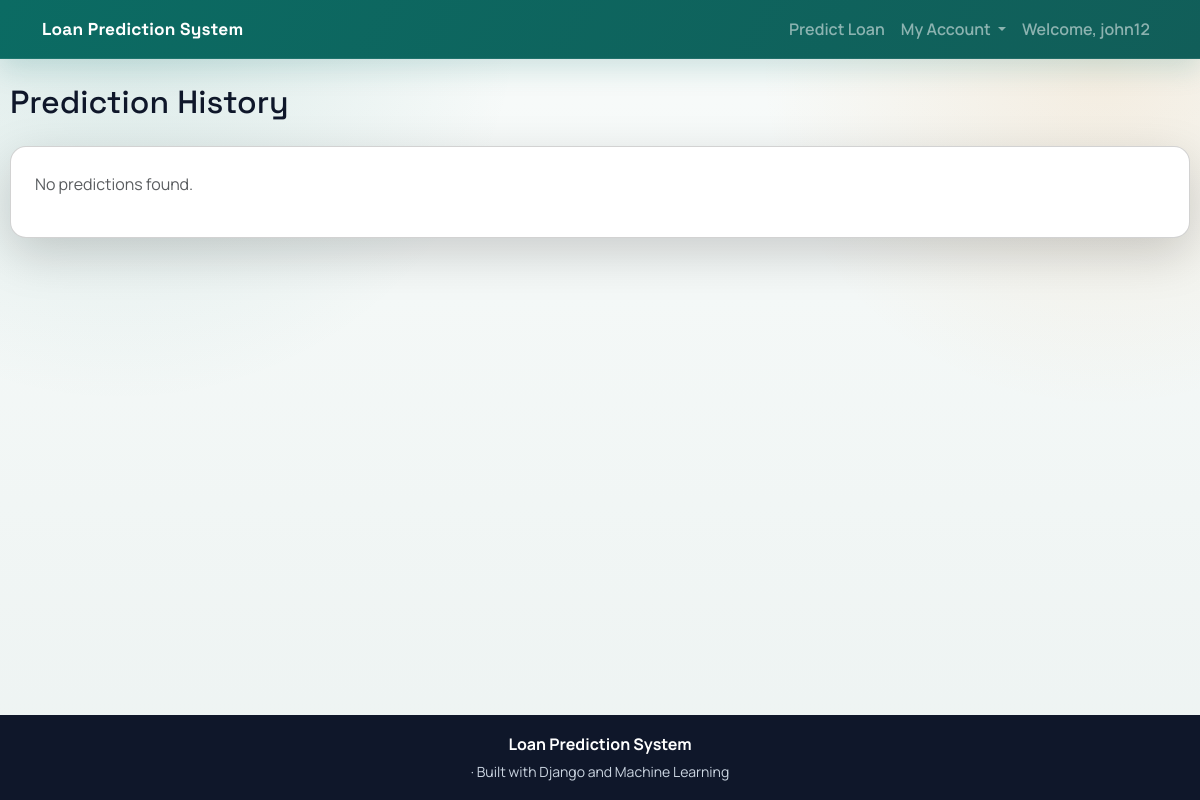
Page /prediction-history/ (signed in) on the earlier database version.
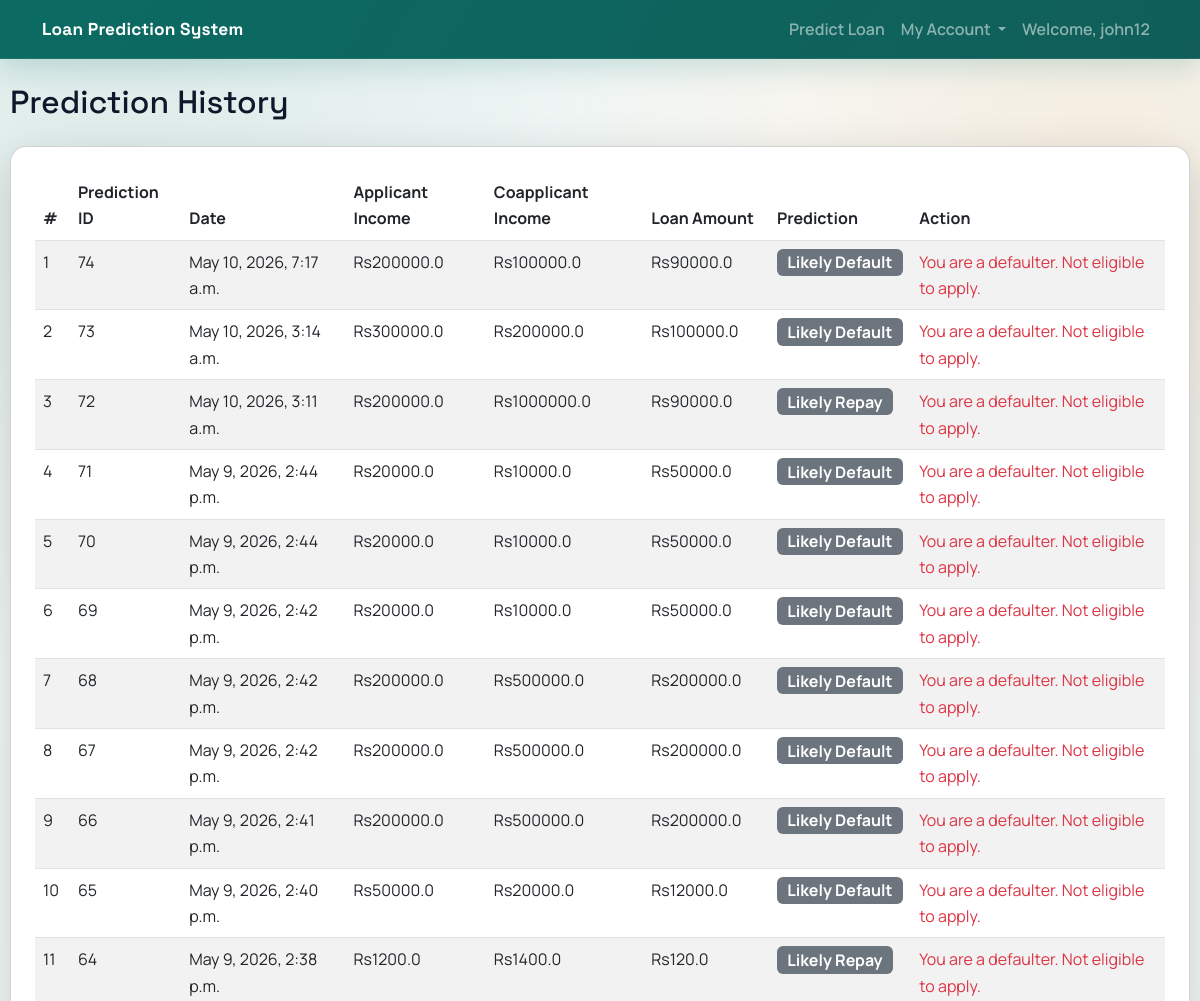
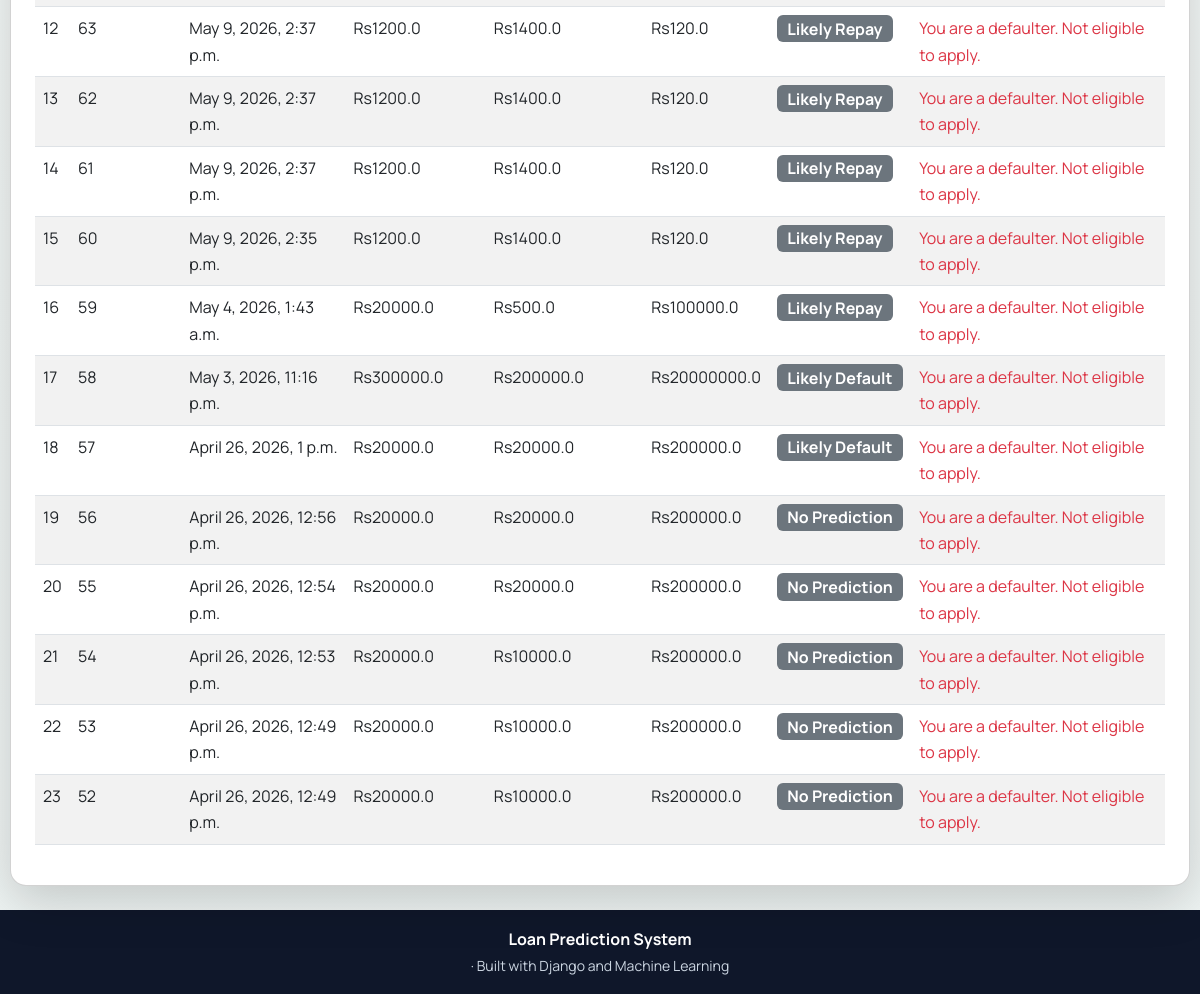
Same page on the later database version (2 pictures, top to bottom).
### predictions/models.py (models this page shows, shortened)
class LoanApplication(models.Model):
    user = models.ForeignKey(User, null=True, blank=True, on_delete=models.SET_NULL)
    gender = models.CharField(max_length=20)
    married = models.CharField(max_length=10)
    dependents = models.CharField(max_length=10)
    education = models.CharField(max_length=20)
    self_employed = models.CharField(max_length=10)
    applicant_income = models.FloatField()
    coapplicant_income = models.FloatField()
    loan_amount = models.FloatField()
    loan_amount_term = models.FloatField(null=True, blank=True)
    credit_history = models.IntegerField(null=True, blank=True)
    property_area = models.CharField(max_length=20)
    created_at = models.DateTimeField(auto_now_add=True)
    class Meta:
        ordering = ['-created_at']
        verbose_name_plural = "Loan Applications"

### predictions/views.py (the view)
# urls.py: path('prediction-history/', views.prediction_history, name='prediction_history'),
@login_required
def prediction_history(request: HttpRequest) -> HttpResponse:
    predictions = LoanApplication.objects.filter(user=request.user)
    config = PredictionConfig.objects.first()
    threshold = config.threshold if config else 0.65
    for p in predictions:
        if hasattr(p, 'prediction') and p.prediction is not None:
            p.predicted_status = "Likely Default" if p.prediction.probability > threshold else "Likely Repay"
        else:
            p.predicted_status = "No Prediction"
    logger.info(f"Retrieved prediction history for {request.user.username}: {len(predictions)} records")
    return render(request, "predictions/prediction_history.html", {"predictions": predictions})

### predictions/templates/predictions/prediction_history.html
{% extends 'predictions/base.html' %}
{% block content %}
<h2 class="mb-4">Prediction History</h2>
<div class="card shadow-lg p-4 rounded-4">
    {% if predictions %}
        <table class="table table-striped">
            <thead>
                <tr>
                    <th>#</th>
                    <th>Prediction ID</th>
                    <th>Date</th>
                    <th>Applicant Income</th>
                    <th>Coapplicant Income</th>
                    <th>Loan Amount</th>
                    <th>Prediction</th>
                    <th>Action</th>
                </tr>
            </thead>
            <tbody>
                {% for p in predictions %}
                <tr>
                    <td>{{ forloop.counter }}</td>
                    <td>{{ p.id }}</td>
                    <td>{{ p.created_at }}</td>
                    <td>Rs{{ p.applicant_income }}</td>
                    <td>Rs{{ p.coapplicant_income }}</td>
                    <td>Rs{{ p.loan_amount }}</td>
                    <td>
                {% if p.predicted_status == "Defaulter" %}
                    <span class="badge bg-danger fs-6">{{ p.predicted_status }}</span>
                {% elif p.predicted_status == "Non-defaulter" %}
                    <span class="badge bg-success fs-6">{{ p.predicted_status }}</span>
                {% else %}
                    <span class="badge bg-secondary fs-6">{{ p.predicted_status }}</span>
                {% endif %}
            </td>
                 <td>
    {% if p.predicted_status == "Non-defaulter" %}
        {% if p.loanapplicationformdata_set.exists %}
            <span class="text-muted">Already Applied</span>
        {% else %}
            <a href="{% url 'apply_loan' %}?prediction={{ p.id }}"
               class="btn btn-sm btn-primary">
                Apply
            </a>
        {% endif %}
    {% else %}
        <span class="text-danger">You are a defaulter. Not eligible to apply.</span>
    {% endif %}
</td>
                </tr>
                {% endfor %}
            </tbody>
        </table>
    {% else %}
        <p class="text-muted">No predictions found.</p>
    {% endif %}
</div>
{% endblock %}

Differences in the rows shown:
added LoanApplication: id "74", created_at "May 10, 2026, 7:17 a.m.", applicant_income "200000.0", coapplicant_income "100000.0", loan_amount "90000.0", predicted_status "Likely Default", shows "You are a defaulter. Not eligible to apply."
added LoanApplication: id "73", created_at "May 10, 2026, 3:14 a.m.", applicant_income "300000.0", coapplicant_income "200000.0", loan_amount "100000.0", predicted_status "Likely Default", shows "You are a defaulter. Not eligible to apply."
added LoanApplication: id "72", created_at "May 10, 2026, 3:11 a.m.", applicant_income "200000.0", coapplicant_income "1000000.0", loan_amount "90000.0", predicted_status "Likely Repay", shows "You are a defaulter. Not eligible to apply."
added LoanApplication: id "71", created_at "May 9, 2026, 2:44 p.m.", applicant_income "20000.0", coapplicant_income "10000.0", loan_amount "50000.0", predicted_status "Likely Default", shows "You are a defaulter. Not eligible to apply."
added LoanApplication: id "70", created_at "May 9, 2026, 2:44 p.m.", applicant_income "20000.0", coapplicant_income "10000.0", loan_amount "50000.0", predicted_status "Likely Default", shows "You are a defaulter. Not eligible to apply."
added LoanApplication: id "69", created_at "May 9, 2026, 2:42 p.m.", applicant_income "20000.0", coapplicant_income "10000.0", loan_amount "50000.0", predicted_status "Likely Default", shows "You are a defaulter. Not eligible to apply."
added LoanApplication: id "68", created_at "May 9, 2026, 2:42 p.m.", applicant_income "200000.0", coapplicant_income "500000.0", loan_amount "200000.0", predicted_status "Likely Default", shows "You are a defaulter. Not eligible to apply."
added LoanApplication: id "67", created_at "May 9, 2026, 2:42 p.m.", applicant_income "200000.0", coapplicant_income "500000.0", loan_amount "200000.0", predicted_status "Likely Default", shows "You are a defaulter. Not eligible to apply."
added LoanApplication: id "66", created_at "May 9, 2026, 2:41 p.m.", applicant_income "200000.0", coapplicant_income "500000.0", loan_amount "200000.0", predicted_status "Likely Default", shows "You are a defaulter. Not eligible to apply."
added LoanApplication: id "65", created_at "May 9, 2026, 2:40 p.m.", applicant_income "50000.0", coapplicant_income "20000.0", loan_amount "12000.0", predicted_status "Likely Default", shows "You are a defaulter. Not eligible to apply."
added LoanApplication: id "64", created_at "May 9, 2026, 2:38 p.m.", applicant_income "1200.0", coapplicant_income "1400.0", loan_amount "120.0", predicted_status "Likely Repay", shows "You are a defaulter. Not eligible to apply."
added LoanApplication: id "63", created_at "May 9, 2026, 2:37 p.m.", applicant_income "1200.0", coapplicant_income "1400.0", loan_amount "120.0", predicted_status "Likely Repay", shows "You are a defaulter. Not eligible to apply."
added LoanApplication: id "62", created_at "May 9, 2026, 2:37 p.m.", applicant_income "1200.0", coapplicant_income "1400.0", loan_amount "120.0", predicted_status "Likely Repay", shows "You are a defaulter. Not eligible to apply."
added LoanApplication: id "61", created_at "May 9, 2026, 2:37 p.m.", applicant_income "1200.0", coapplicant_income "1400.0", loan_amount "120.0", predicted_status "Likely Repay", shows "You are a defaulter. Not eligible to apply."
added LoanApplication: id "60", created_at "May 9, 2026, 2:35 p.m.", applicant_income "1200.0", coapplicant_income "1400.0", loan_amount "120.0", predicted_status "Likely Repay", shows "You are a defaulter. Not eligible to apply."
added LoanApplication: id "59", created_at "May 4, 2026, 1:43 a.m.", applicant_income "20000.0", coapplicant_income "500.0", loan_amount "100000.0", predicted_status "Likely Repay", shows "You are a defaulter. Not eligible to apply."
added LoanApplication: id "58", created_at "May 3, 2026, 11:16 p.m.", applicant_income "300000.0", coapplicant_income "200000.0", loan_amount "20000000.0", predicted_status "Likely Default", shows "You are a defaulter. Not eligible to apply."
added LoanApplication: id "57", created_at "April 26, 2026, 1 p.m.", applicant_income "20000.0", coapplicant_income "20000.0", loan_amount "200000.0", predicted_status "Likely Default", shows "You are a defaulter. Not eligible to apply."
added LoanApplication: id "56", created_at "April 26, 2026, 12:56 p.m.", applicant_income "20000.0", coapplicant_income "20000.0", loan_amount "200000.0", predicted_status "No Prediction", shows "You are a defaulter. Not eligible to apply."
added LoanApplication: id "55", created_at "April 26, 2026, 12:54 p.m.", applicant_income "20000.0", coapplicant_income "20000.0", loan_amount "200000.0", predicted_status "No Prediction", shows "You are a defaulter. Not eligible to apply."
added LoanApplication: id "54", created_at "April 26, 2026, 12:53 p.m.", applicant_income "20000.0", coapplicant_income "10000.0", loan_amount "200000.0", predicted_status "No Prediction", shows "You are a defaulter. Not eligible to apply."
added LoanApplication: id "53", created_at "April 26, 2026, 12:49 p.m.", applicant_income "20000.0", coapplicant_income "10000.0", loan_amount "200000.0", predicted_status "No Prediction", shows "You are a defaulter. Not eligible to apply."
added LoanApplication: id "52", created_at "April 26, 2026, 12:49 p.m.", applicant_income "20000.0", coapplicant_income "10000.0", loan_amount "200000.0", predicted_status "No Prediction", shows "You are a defaulter. Not eligible to apply."
Other differences:
text no longer shown: "No predictions found."
text now shown: "# Prediction ID Date Applicant Income Coapplicant Income Loan Amount Prediction Action"
